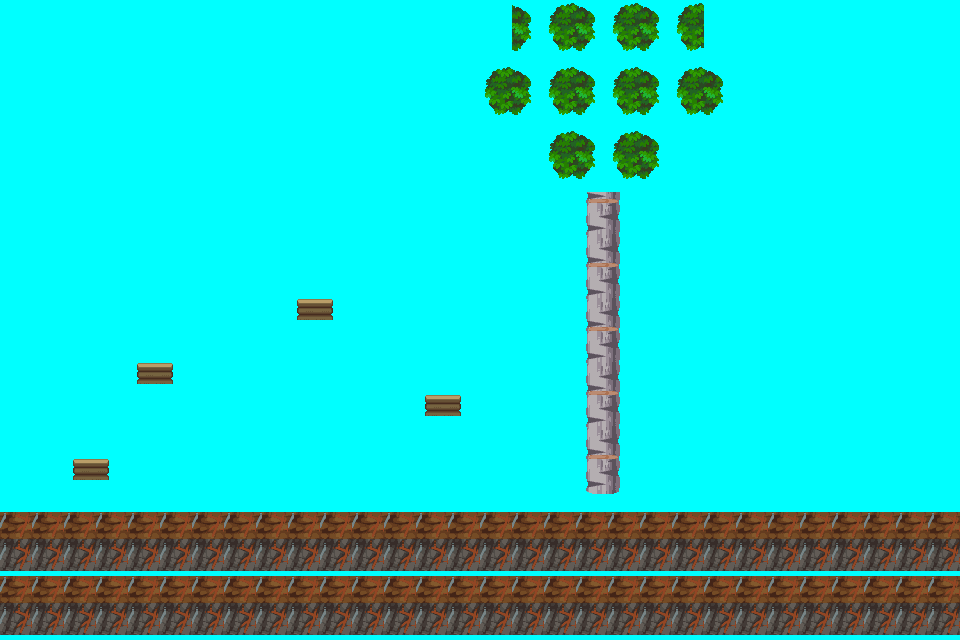

Rendered tile map (Tiled .tmx) drawn with the repository's tilesets; below, a short description and the full map source, tile grids included:
An orthogonal 30x20 tile map with 32x32 px tiles, 2 tile layers (Tile Layer 1, Tile Layer 2) and 8 objects (ScrollingBackground, Player, Enemy).

<map version="1.9" tiledversion="1.9.2" orientation="orthogonal" renderorder="right-down" width="30" height="20" tilewidth="32" tileheight="32" infinite="0" backgroundcolor="#00ffff" nextlayerid="7" nextobjectid="15">
 <properties>
  <property name="player" value="assets/player.png" />
  <property name="clouds" value="assets/ui/clouds.png" />
 </properties>
 <tileset firstgid="1" name="Atlas" tilewidth="32" tileheight="32" tilecount="336" columns="14" spacing="0" margin="5">
  <image source="assets/tilesets/Atlas.png" width="464" height="784" />
 </tileset>
 <objectgroup name="Object Layer 2" width="800" height="600" type="entity">
  <object name="Background" class="ScrollingBackground" x="0" y="0" width="800" height="600">
   <properties>
    <property name="animSpeed" value="0.2" />
    <property name="numFrames" value="1" />
    <property name="textureHeight" value="480" />
    <property name="textureID" value="clouds" />
    <property name="textureWidth" value="640" />
   </properties>
  </object>
 </objectgroup>
 <layer id="1" name="Tile Layer 1" width="30" height="20">
  <data encoding="csv">
0,0,0,0,0,0,0,0,0,0,0,0,0,0,341,342,4,3,4,3,4,3,341,342,0,0,0,0,0,0,
0,0,0,0,0,0,0,0,0,0,0,0,0,0,355,356,18,17,18,17,18,17,355,356,0,0,0,0,0,0,
0,0,0,0,0,0,0,0,0,0,0,0,0,0,0,3,4,3,4,3,4,3,4,0,0,0,0,0,0,0,
0,0,0,0,0,0,0,0,0,0,0,0,0,0,0,17,18,17,18,17,18,17,18,0,0,0,0,0,0,0,
0,0,0,0,0,0,0,0,0,0,0,0,0,0,0,0,0,3,4,3,4,0,0,0,0,0,0,0,0,0,
0,0,0,0,0,0,0,0,0,0,0,0,0,0,0,0,0,17,18,17,18,0,0,0,0,0,0,0,0,0,
0,0,0,0,0,0,0,0,0,0,0,0,0,0,0,0,0,0,211,212,0,0,0,0,0,0,0,0,0,0,
0,0,0,0,0,0,0,0,0,0,0,0,0,0,0,0,0,0,197,198,0,0,0,0,0,0,0,0,0,0,
0,0,0,0,0,0,0,0,0,0,0,0,0,0,0,0,0,0,211,212,0,0,0,0,0,0,0,0,0,0,
0,0,0,0,0,0,0,0,0,0,0,0,0,0,0,0,0,0,197,198,0,0,0,0,0,0,0,0,0,0,
0,0,0,0,0,0,0,0,0,0,0,0,0,0,0,0,0,0,211,212,0,0,0,0,0,0,0,0,0,0,
0,0,0,0,0,0,0,0,0,0,0,0,0,0,0,0,0,0,197,198,0,0,0,0,0,0,0,0,0,0,
0,0,0,0,0,0,0,0,0,0,0,0,0,0,0,0,0,0,211,212,0,0,0,0,0,0,0,0,0,0,
0,0,0,0,0,0,0,0,0,0,0,0,0,0,0,0,0,0,197,198,0,0,0,0,0,0,0,0,0,0,
0,0,0,0,0,0,0,0,0,0,0,0,0,0,0,0,0,0,211,212,0,0,0,0,0,0,0,0,0,0,
0,0,0,0,0,0,0,0,0,0,0,0,0,0,0,0,0,0,0,0,0,0,0,0,0,0,0,0,0,0,
14,14,14,14,14,14,14,14,14,14,14,14,14,14,14,14,14,14,14,14,14,14,14,14,14,14,14,14,14,14,
28,28,28,28,28,28,28,28,28,28,28,28,28,28,28,28,28,28,28,28,28,28,28,28,28,28,28,28,28,28,
14,14,14,14,14,14,14,14,14,14,14,14,14,14,14,14,14,14,14,14,14,14,14,14,14,14,14,14,14,14,
28,28,28,28,28,28,28,28,28,28,28,28,28,28,28,28,28,28,28,28,28,28,28,28,28,28,28,28,28,28
</data>
 </layer>
 <layer id="2" name="Tile Layer 2" width="30" height="20">
  <data encoding="csv">
0,0,0,0,0,0,0,0,0,0,0,0,0,0,0,0,0,0,0,0,0,0,0,0,0,0,0,0,0,0,
0,0,0,0,0,0,0,0,0,0,0,0,0,0,0,0,0,0,0,0,0,0,0,0,0,0,0,0,0,0,
0,0,0,0,0,0,0,0,0,0,0,0,0,0,0,0,0,0,0,0,0,0,0,0,0,0,0,0,0,0,
0,0,0,0,0,0,0,0,0,0,0,0,0,0,0,0,0,0,0,0,0,0,0,0,0,0,0,0,0,0,
0,0,0,0,0,0,0,0,0,0,0,0,0,0,0,0,0,0,0,0,0,0,0,0,0,0,0,0,0,0,
0,0,0,0,0,0,0,0,0,0,0,0,0,0,0,0,0,0,0,0,0,0,0,0,0,0,0,0,0,0,
0,0,0,0,0,0,0,0,0,0,0,0,0,0,0,0,0,0,197,198,0,0,0,0,0,0,0,0,0,0,
0,0,0,0,0,0,0,0,0,0,0,0,0,0,0,0,0,0,211,212,0,0,0,0,0,0,0,0,0,0,
0,0,0,0,0,0,0,0,0,0,0,0,0,0,0,0,0,0,197,198,0,0,0,0,0,0,0,0,0,0,
0,0,0,0,0,0,0,0,0,253,254,0,0,0,0,0,0,0,211,212,0,0,0,0,0,0,0,0,0,0,
0,0,0,0,0,0,0,0,0,0,0,0,0,0,0,0,0,0,197,198,0,0,0,0,0,0,0,0,0,0,
0,0,0,0,253,254,0,0,0,0,0,0,0,0,0,0,0,0,211,212,0,0,0,0,0,0,0,0,0,0,
0,0,0,0,0,0,0,0,0,0,0,0,0,253,254,0,0,0,197,198,0,0,0,0,0,0,0,0,0,0,
0,0,0,0,0,0,0,0,0,0,0,0,0,0,0,0,0,0,211,212,0,0,0,0,0,0,0,0,0,0,
0,0,253,254,0,0,0,0,0,0,0,0,0,0,0,0,0,0,197,198,0,0,0,0,0,0,0,0,0,0,
0,0,0,0,0,0,0,0,0,0,0,0,0,0,0,0,0,0,211,212,0,0,0,0,0,0,0,0,0,0,
0,0,0,0,0,0,0,0,0,0,0,0,0,0,0,0,0,0,0,0,0,0,0,0,0,0,0,0,0,0,
0,0,0,0,0,0,0,0,0,0,0,0,0,0,0,0,0,0,0,0,0,0,0,0,0,0,0,0,0,0,
0,0,0,0,0,0,0,0,0,0,0,0,0,0,0,0,0,0,0,0,0,0,0,0,0,0,0,0,0,0,
0,0,0,0,0,0,0,0,0,0,0,0,0,0,0,0,0,0,0,0,0,0,0,0,0,0,0,0,0,0
</data>
 </layer>
 <objectgroup id="5" name="Object Layer" type="entity">
  <object id="1" name="Dude" class="Player" x="12.4977" y="457.058" width="48" height="48">
   <properties>
    <property name="numFrames" type="int" value="6" />
    <property name="textureID" value="player" />
   </properties>
  </object>
  <object id="5" name="Guy" class="Enemy" x="291.91" y="249.954" width="48" height="48">
   <properties>
    <property name="numFrames" type="int" value="6" />
    <property name="textureID" value="player" />
   </properties>
  </object>
 </objectgroup>
 <objectgroup id="6" name="Collision Layer" type="collider">
  <object id="6" x="0" y="513" width="960" height="40" />
  <object id="11" x="304.5" y="305" width="30.5" height="12" />
  <object id="12" x="145" y="369.5" width="31" height="11.5" />
  <object id="13" x="81.5" y="465.5" width="28.5" height="12.5" />
  <object id="14" x="431.5" y="401" width="33" height="13" />
 </objectgroup>
</map>
